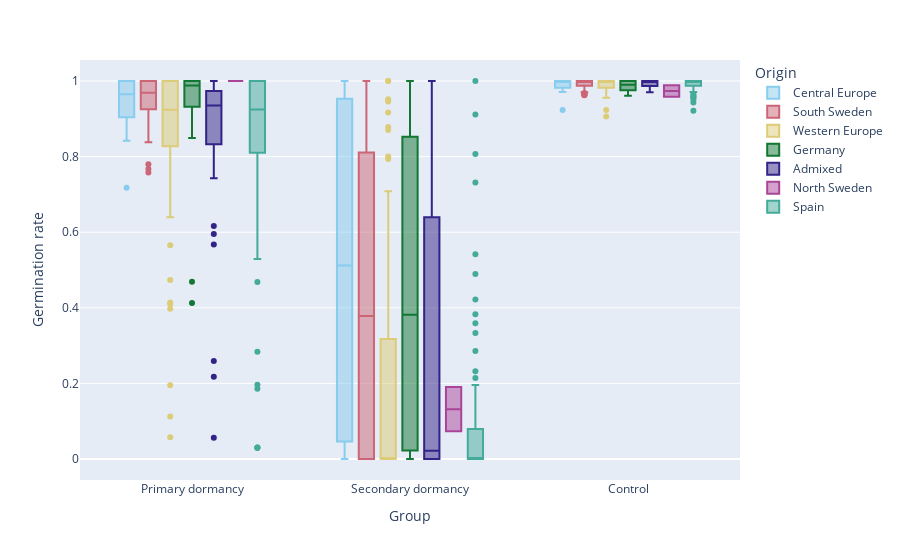

Write notebook code for a chart like this one.
### Code cell
fig_box_psdorm.show()

### Figure 1 — Plotly figure (JSON) as saved in the notebook; plotly's stock layout.template omitted (floating-point values rounded to 4 significant figures; data arrays with more than 128 entries replaced by an {"elided": "..."} marker saying what was removed)
{"data": [{"alignmentgroup": "True", "hovertemplate": "Origin=Central Europe<br>Group=%{x}<br>Germination rate=%{y}<extra></extra>", "legendgroup": "Central Europe", "marker": {"color": "rgb(136, 204, 238)"}, "name": "Central Europe", "notched": false, "offsetgroup": "Central Europe", "orientation": "v", "showlegend": true, "type": "box", "x": ["Primary dormancy", "Primary dormancy", "Primary dormancy", "Primary dormancy", "Primary dormancy", "Primary dormancy", "Primary dormancy", "Primary dormancy", "Primary dormancy", "Primary dormancy", "Primary dormancy", "Primary dormancy", "Primary dormancy", "Primary dormancy", "Primary dormancy", "Primary dormancy", "Primary dormancy", "Primary dormancy", "Primary dormancy", "Primary dormancy", "Primary dormancy", "Primary dormancy", "Primary dormancy", "Primary dormancy", "Secondary dormancy", "Secondary dormancy", "Secondary dormancy", "Secondary dormancy", "Secondary dormancy", "Secondary dormancy", "Secondary dormancy", "Secondary dormancy", "Secondary dormancy", "Secondary dormancy", "Secondary dormancy", "Secondary dormancy", "Secondary dormancy", "Secondary dormancy", "Secondary dormancy", "Secondary dormancy", "Secondary dormancy", "Secondary dormancy", "Secondary dormancy", "Secondary dormancy", "Secondary dormancy", "Secondary dormancy", "Secondary dormancy", "Secondary dormancy", "Control", "Control", "Control", "Control", "Control", "Control", "Control", "Control", "Control", "Control", "Control", "Control", "Control", "Control", "Control", "Control", "Control", "Control", "Control", "Control", "Control", "Control", "Control", "Control"], "x0": " ", "xaxis": "x", "y": [0.9231, 1, 1, 0.9623, 1, 0.9, 0.7174, 0.8421, 1, 1, 0.8841, 0.8649, 0.9596, 0.85, 1, 1, 0.9722, 1, 0.9865, 0.9505, 0.908, 0.9681, 1, 0.9355, 0, 0.04878, 0.4634, 0.8478, 1, 0, 0.8519, 0.977, 0.9667, 0.7609, 0, 0.9388, 0.6724, 0.9773, 0.04167, 0.45, 0.1463, 0.4545, 0.5606, 0.3455, 0.04444, 1, 1, 0.02128, 1, 1, 1, 0.9898, 0.9767, 1, 1, 0.9767, 1, 1, 1, 0.9231, 1, 1, 0.988, 1, 0.9818, 1, 1, 0.9818, 0.9722, 0.9706, 1, 1], "y0": " ", "yaxis": "y"}, {"alignmentgroup": "True", "hovertemplate": "Origin=South Sweden<br>Group=%{x}<br>Germination rate=%{y}<extra></extra>", "legendgroup": "South Sweden", "marker": {"color": "rgb(204, 102, 119)"}, "name": "South Sweden", "notched": false, "offsetgroup": "South Sweden", "orientation": "v", "showlegend": true, "type": "box", "x": {"elided": "348 str values"}, "x0": " ", "xaxis": "x", "y": {"elided": "348 float values"}, "y0": " ", "yaxis": "y"}, {"alignmentgroup": "True", "hovertemplate": "Origin=Western Europe<br>Group=%{x}<br>Germination rate=%{y}<extra></extra>", "legendgroup": "Western Europe", "marker": {"color": "rgb(221, 204, 119)"}, "name": "Western Europe", "notched": false, "offsetgroup": "Western Europe", "orientation": "v", "showlegend": true, "type": "box", "x": {"elided": "237 str values"}, "x0": " ", "xaxis": "x", "y": {"elided": "237 float values"}, "y0": " ", "yaxis": "y"}, {"alignmentgroup": "True", "hovertemplate": "Origin=Germany<br>Group=%{x}<br>Germination rate=%{y}<extra></extra>", "legendgroup": "Germany", "marker": {"color": "rgb(17, 119, 51)"}, "name": "Germany", "notched": false, "offsetgroup": "Germany", "orientation": "v", "showlegend": true, "type": "box", "x": ["Primary dormancy", "Primary dormancy", "Primary dormancy", "Primary dormancy", "Primary dormancy", "Primary dormancy", "Primary dormancy", "Primary dormancy", "Primary dormancy", "Primary dormancy", "Primary dormancy", "Primary dormancy", "Primary dormancy", "Primary dormancy", "Primary dormancy", "Primary dormancy", "Primary dormancy", "Primary dormancy", "Primary dormancy", "Primary dormancy", "Primary dormancy", "Primary dormancy", "Primary dormancy", "Secondary dormancy", "Secondary dormancy", "Secondary dormancy", "Secondary dormancy", "Secondary dormancy", "Secondary dormancy", "Secondary dormancy", "Secondary dormancy", "Secondary dormancy", "Secondary dormancy", "Secondary dormancy", "Secondary dormancy", "Secondary dormancy", "Secondary dormancy", "Secondary dormancy", "Secondary dormancy", "Secondary dormancy", "Secondary dormancy", "Secondary dormancy", "Secondary dormancy", "Secondary dormancy", "Secondary dormancy", "Secondary dormancy", "Control", "Control", "Control", "Control", "Control", "Control", "Control", "Control", "Control", "Control", "Control", "Control", "Control", "Control", "Control", "Control", "Control", "Control", "Control", "Control", "Control", "Control", "Control"], "x0": " ", "xaxis": "x", "y": [0.9365, 1, 1, 0.96, 1, 0.9275, 1, 0.9885, 0.9307, 0.9615, 1, 0.8922, 0.9905, 0.8493, 0.939, 0.9881, 1, 1, 1, 0.4691, 1, 0.9718, 0.4127, 0.225, 0.2381, 0, 0.06667, 0.02174, 0.68, 1, 0.4884, 0, 0.02439, 0, 0.8636, 1, 1, 0.82, 1, 0.025, 0.7037, 0.9259, 0, 0.7619, 0.3818, 0, 0.9783, 0.9706, 0.9828, 0.9899, 0.9714, 1, 0.9608, 0.9903, 1, 0.9846, 0.9783, 0.9643, 1, 1, 0.9744, 1, 1, 1, 1, 1, 0.9701, 1, 1], "y0": " ", "yaxis": "y"}, {"alignmentgroup": "True", "hovertemplate": "Origin=Admixed<br>Group=%{x}<br>Germination rate=%{y}<extra></extra>", "legendgroup": "Admixed", "marker": {"color": "rgb(51, 34, 136)"}, "name": "Admixed", "notched": false, "offsetgroup": "Admixed", "orientation": "v", "showlegend": true, "type": "box", "x": ["Primary dormancy", "Primary dormancy", "Primary dormancy", "Primary dormancy", "Primary dormancy", "Primary dormancy", "Primary dormancy", "Primary dormancy", "Primary dormancy", "Primary dormancy", "Primary dormancy", "Primary dormancy", "Primary dormancy", "Primary dormancy", "Primary dormancy", "Primary dormancy", "Primary dormancy", "Primary dormancy", "Primary dormancy", "Primary dormancy", "Primary dormancy", "Primary dormancy", "Primary dormancy", "Primary dormancy", "Primary dormancy", "Primary dormancy", "Primary dormancy", "Primary dormancy", "Primary dormancy", "Primary dormancy", "Primary dormancy", "Primary dormancy", "Primary dormancy", "Primary dormancy", "Primary dormancy", "Primary dormancy", "Primary dormancy", "Primary dormancy", "Primary dormancy", "Secondary dormancy", "Secondary dormancy", "Secondary dormancy", "Secondary dormancy", "Secondary dormancy", "Secondary dormancy", "Secondary dormancy", "Secondary dormancy", "Secondary dormancy", "Secondary dormancy", "Secondary dormancy", "Secondary dormancy", "Secondary dormancy", "Secondary dormancy", "Secondary dormancy", "Secondary dormancy", "Secondary dormancy", "Secondary dormancy", "Secondary dormancy", "Secondary dormancy", "Secondary dormancy", "Secondary dormancy", "Secondary dormancy", "Secondary dormancy", "Secondary dormancy", "Secondary dormancy", "Secondary dormancy", "Secondary dormancy", "Secondary dormancy", "Secondary dormancy", "Secondary dormancy", "Secondary dormancy", "Secondary dormancy", "Secondary dormancy", "Secondary dormancy", "Secondary dormancy", "Secondary dormancy", "Secondary dormancy", "Secondary dormancy", "Control", "Control", "Control", "Control", "Control", "Control", "Control", "Control", "Control", "Control", "Control", "Control", "Control", "Control", "Control", "Control", "Control", "Control", "Control", "Control", "Control", "Control", "Control", "Control", "Control", "Control", "Control", "Control", "Control", "Control", "Control", "Control", "Control", "Control", "Control", "Control", "Control", "Control", "Control"], "x0": " ", "xaxis": "x", "y": [1, 0.913, 0.8833, 0.9432, 1, 1, 0.9885, 0.9649, 0.9494, 0.8831, 0.975, 0.7667, 0.9351, 0.9358, 0.9531, 0.9592, 0.8667, 0.5676, 0.2593, 0.8267, 1, 0.8636, 0.9286, 0.8308, 0.7424, 0.9176, 0.6167, 0.5952, 0.9694, 1, 0.9483, 1, 0.2174, 0.8372, 1, 0.95, 0.8472, 1, 0.05634, 0, 0, 1, 0, 0.75, 0.9892, 0, 0, 0.5227, 0.02174, 0.5833, 0.4583, 0.8148, 0.9884, 0.9231, 0.7674, 0.02273, 0, 0, 0.6304, 0.5714, 0, 0, 0.6429, 0, 0.1957, 0, 0.02128, 0, 0.8125, 1, 0.1667, 0, 0, 0.1556, 0, 0, 0, 0, 1, 0.9868, 0.987, 1, 0.9733, 1, 1, 1, 0.977, 0.9818, 0.976, 1, 0.989, 1, 1, 1, 0.9831, 0.9878, 0.9855, 1, 1, 1, 1, 0.9765, 0.987, 1, 1, 1, 1, 1, 1, 1, 1, 1, 1, 1, 0.9873, 0.9701, null], "y0": " ", "yaxis": "y"}, {"alignmentgroup": "True", "hovertemplate": "Origin=North Sweden<br>Group=%{x}<br>Germination rate=%{y}<extra></extra>", "legendgroup": "North Sweden", "marker": {"color": "rgb(170, 68, 153)"}, "name": "North Sweden", "notched": false, "offsetgroup": "North Sweden", "orientation": "v", "showlegend": true, "type": "box", "x": ["Primary dormancy", "Primary dormancy", "Secondary dormancy", "Secondary dormancy", "Control", "Control"], "x0": " ", "xaxis": "x", "y": [1, 1, 0.07317, 0.1905, 0.9583, 0.9888], "y0": " ", "yaxis": "y"}, {"alignmentgroup": "True", "hovertemplate": "Origin=Spain<br>Group=%{x}<br>Germination rate=%{y}<extra></extra>", "legendgroup": "Spain", "marker": {"color": "rgb(68, 170, 153)"}, "name": "Spain", "notched": false, "offsetgroup": "Spain", "orientation": "v", "showlegend": true, "type": "box", "x": {"elided": "261 str values"}, "x0": " ", "xaxis": "x", "y": {"elided": "261 float values"}, "y0": " ", "yaxis": "y"}], "layout": {"boxmode": "group", "legend": {"title": {"text": "Origin"}, "tracegroupgap": 0}, "margin": {"t": 60}, "xaxis": {"anchor": "y", "domain": [0, 1], "title": {"text": "Group"}}, "yaxis": {"anchor": "x", "domain": [0, 1], "title": {"text": "Germination rate"}}}}
